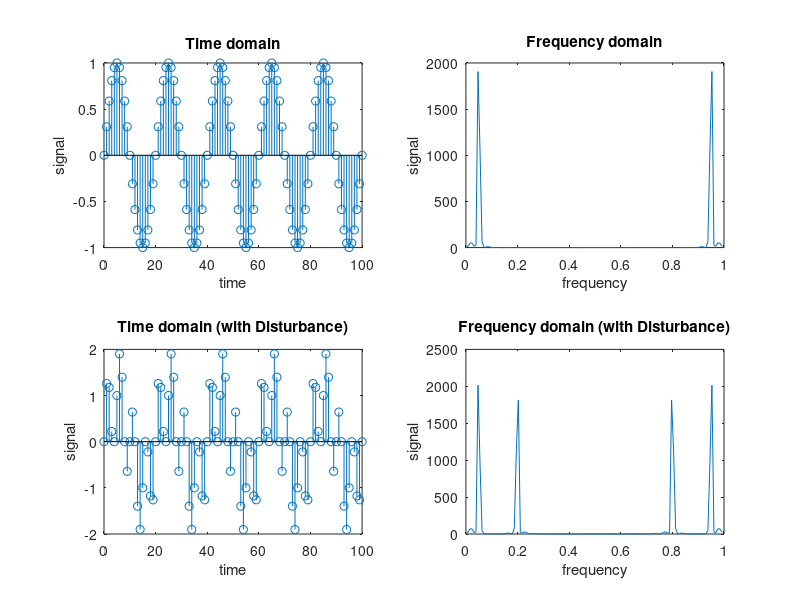

MATLAB code to generate this figure:
%Singal Processing Example
clear all;
clc;

n = 0:100; %time vector
F = 1; %frenquency in Hz
T = 0.05; %time in seconds
f=(0:127)/128; %Normailized frequency vector

%% Ideal Signal

s = sin(2*pi*F*n*T);% signal
S=fft(s,128);% Singal in frequency domain
P=S.*conj(S);% Spectrum of the signal


%% Signal with noise

s2=s+sin(2*pi*4*n*T); 
S2=fft(s2,128); 
P2=S2.*conj(S2);

%% Plots

 figure
 
 subplot(2,2,1);
 stem(n,s);
 xlabel('time');
 ylabel('signal');
 title('Time domain');
 
 subplot(2,2,2);
 plot(f,P);
 xlabel('frequency');
 ylabel('signal');
 title('Frequency domain');
 
 subplot(2,2,3);
 stem(n,s2);
 xlabel('time');
 ylabel('signal');
 title('Time domain (with Disturbance)');
 
 subplot(2,2,4);
 plot(f,P2);
 xlabel('frequency');
 ylabel('signal');
 title('Frequency domain (with Disturbance)');
